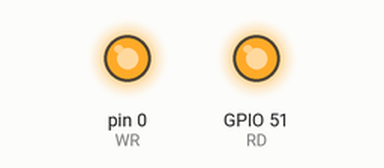
Bench run of a program on a simulated MicroPython board. On the bench: output pins drawn as LEDs (lit = HIGH). Pins used as bus, display or sensor lines are not drawn. At 5.0 s the program stops and its outputs stay as they are.

Above: at 0.1 s.
Timing chart, 0 to 1.6 s (numbered marks = the images above):
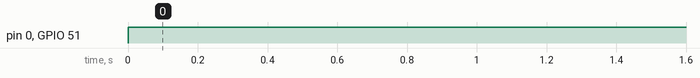

Measured:
- by itself, pin 0 (WR), GPIO 51 (RD): LOW → HIGH at 0.00 s

The program:

GDC03849.py
```python
# -*- coding:UTF-8 -*-

u'''
******************************************************************************
* 文  件：GDC03849.py
* 概  述：ht1621x芯片驱动GDC03849段式液晶的程序,显示范围-99.99-999.99
* 版  本：V0.10
* 作  者：Robin Chen
* 日  期：2018年5月9日
* 历  史： 日期             编辑           版本         记录
          2018年5月9日    Robin Chen    V0.10       创建文件
******************************************************************************'''

from PYBNano.DisplayModule.LCD.HT1621B.ht1621x import *

# 16进制湿度字库(0~9,包含湿度文字、 小数点及湿度单位显示)
NUMCODE_RH_HEX = ((0x0D,0x0F),\
                    (0x08,0x06),\
                    (0x0B,0x0D),\
                    (0x0A,0x0F),\
                    (0x0E,0x06),\
                    (0x0E,0x0B),\
                    (0x0F,0x0B),\
                    (0x08,0x0E),\
                    (0x0F,0x0F),\
                    (0x0E,0x0F))


# 16进制温度字库(0~9,包含温度文字、 小数点及温度单位显示)
NUMCODE_TEMP_HEX = ((0x0F,0x0D),\
                  (0x06,0x08),\
                  (0x0B,0x0E),\
                  (0x0F,0x0A),\
                  (0x06,0x0B),\
                  (0x0D,0x0B),\
                  (0x0D,0x0F),\
                  (0x07,0x08),\
                  (0x0F,0x0F),\
                  (0x0F,0x0B))


u'''*************************************************************************
* 功   能：显示温度值
* 说   明：将进制制浮点数温度值以两位小数的形式显示出来
* 输入参数：
          data: 测量到的温度值 | flot | de | 000.00~999.99 | eg. 24.543
* 输出参数：None
* 返 回 值：True
**************************************************************************'''
def viewTemp(data):
    val = ()
    stda= ('00000' + str(int(data*100)))[-5::]
    stda=list(stda)[::-1]
    for i in stda:
        val=val + NUMCODE_TEMP_HEX[int(i)]
    HT1621xWrAllData(0x0A, val)
    return True


u'''*************************************************************************
* 功   能：显示湿度值
* 说   明：将进制制浮点数湿度值以两位小数的形式显示出来
* 输入参数：
          data: 测量到的湿度值 | flot | de | 000.00~999.99 | eg. 24.543
* 输出参数：None
* 返 回 值：True
**************************************************************************'''
def viewRH(data):
    val=()
    stda= ('00000' + str(int(data*100)))[-5::]
    for i in stda:
        val=val + NUMCODE_RH_HEX[int(i)]
    HT1621xWrAllData(0x00, val)
    return True


u'''*************************************************************************
* 功   能：显示所有显示字段
* 说   明：
* 输入参数：NONE
* 输出参数：None
* 返 回 值：True
**************************************************************************'''
def LCDALLSHOW():
    ALLSHOW(0x00,20)
    return True


u'''*************************************************************************
* 功   能：清除屏幕全部显示
* 说   明：
* 输入参数：None
* 输出参数：None
* 返 回 值：True
**************************************************************************'''
def LCDALLCLEAR():
    ALLCLEAR(0x00,20)
    return True


u'''*************************************************************************
* 功   能：清除屏幕温度区域显示
* 说   明：
* 输入参数：None
* 输出参数：None
* 返 回 值：True
**************************************************************************'''
def TEMPCLEAR():
    ALLCLEAR(0x0A,10)
    return True

u'''*************************************************************************
* 功   能：清除屏幕湿度区显示
* 说   明：
* 输入参数：None
* 输出参数：None
* 返 回 值：True
**************************************************************************'''
def RHCLEAR():
    ALLCLEAR(0x00, 10)
    return True


#初始化LCD
lcdinit()
LCDALLSHOW()
sleep(1)
LCDALLCLEAR()
```

ht1621x.py
```python
# -*- coding:UTF-8 -*-

u'''
******************************************************************************
* 文  件：ht1621x.py
* 概  述：ht1621x芯片驱动文件
* 版  本：V0.11
* 作  者：Robin Chen
* 日  期：2018年5月9日
* 历  史： 日期             编辑           版本         记录
          2018年5月9日    Robin Chen    V0.10       创建文件
          2018年5月11日   Robin Chen    V0.11       将所有命令以二进制字符串的形式列了出来
******************************************************************************'''

from machine import Pin
from time import sleep_ms,sleep_us,sleep


# 引脚定义,启动上拉电阻
CS = Pin("A0",Pin.OUT,Pin.PULL_UP)      # 低电平有效
RD = Pin("A1",Pin.OUT,Pin.PULL_UP)      # 低电平有效
WR = Pin("B0",Pin.OUT,Pin.PULL_UP)      # 低电平有效
DATA = Pin("B1",Pin.OUT,Pin.PULL_UP)    # 高低电平均有效


# 命令清单
# -------------------------
# 功能符号(标志字)
FLAG_CMD        = '100'  # 命令
FLAG_READ       = '110'  # 只读RAM
FLAG_WRITE      = '101'  # 只写RAM
FLAG_MODIFY     = '101'  # 读和写RAM(即修改RAM)READ-MODIFY-WRITE

# 液晶控制
CMD_LCDON       = '000000110'  # 打开LCD偏压发生器
CMD_LCDOFF      = '000000100'  # 关闭LCD偏压发生器   （上电时默认设置）

#系统控制
CMD_SYSEN       = '000000010'  # 打开系统振荡器
CMD_SYSDIS      = '000000000'  # 关半系统振荡器和LCD偏压发生器 （上电时默认设置）

#Bias与COM设置，即偏置电压与COM端,当前参数根据液晶的资料文件进行选择，比如1/4DUTY,1/3BIAL，则选择"B3C4"
# 1/2偏压设置
CMD_B2C2        = '001000000'	 # 2COM,1/2 bias
CMD_B2C3        = '001001000'	 # 3COM,1/2 bias
CMD_B2C4        = '001010000'	 # 4COM,1/2 bias

# 1/3偏压设置
CMD_B3C2        = '001000010'	 # 2COM,1/3 bias
CMD_B3C3        = '001001010'	 # 3COM,1/3 bias
CMD_B3C4        = '001010010'	 # 4COM,1/3 bias

# 时钟设置
CMD_RC256K      = '000110000'  # 系统时钟源，片内RC振荡器   （上电时默认设置）
CMD_EXT256K     = '000111000'  # 系统时钟源，外部时钟
CMD_XTAL32K     = '000101000'  # 系统时钟源（晶振）

# 时基设置
CMD_TIMER_EN    = '000001100'  # 时基输出使能
CMD_TIMER_DIS   = '000001000'  # 时基输出失效
CMD_CLR_TIMER   = '000011000'  # 时基发生器清零

# WDT设置
CMD_WDT_DIS     = '000001010'  # WDT溢出标志输出失效，禁用看门狗
CMD_WDT_EN      = '000001110'  # WDT溢出标志输出有效，启用看门狗
CMD_CLR_WDT     = '000011100'  # 清除WDT状态

# 声音输出设置
CMD_TONE2K      = '011000000'  # 设置声音频率输出为2KHz
CMD_TONE4K      = '010000000'  # 设置声音频率输出为4KHz
CMD_TONEON      = '000010010'   # 打开声音输出
CMD_TONEOFF     = '000010000'   # 关闭声音输出   （上电时默认设置）

# 时基/WDT输出设置
CMD_F1          = '101000000'  # 时基/WDT时钟输出:1Hz | WDT超时标志后: 4s
CMD_F2          = '101000010'  # 时基/WDT时钟输出:2Hz | WDT超时标志后: 2s
CMD_F4          = '101000100'  # 时基/WDT时钟输出:4Hz | WDT超时标志后: 1s
CMD_F8          = '101000110'  # 时基/WDT时钟输出:8Hz | WDT超时标志后: 1/2s
CMD_F16         = '101001000'  # 时基/WDT时钟输出:16Hz | WDT超时标志后: 1/4s
CMD_F32         = '101001010'  # 时基/WDT时钟输出:32Hz | WDT超时标志后: 1/8s
CMD_F64         = '101001100'  # 时基/WDT时钟输出:64Hz | WDT超时标志后: 1/16s
CMD_F128        = '101001110'  # 时基/WDT时钟输出:128Hz | WDT超时标志后: 1/32s   （上电时默认设置）

# IRQ设置
CMD_IRQ_DIS     = '100000000'  # 使IRQ输出失效   （上电时默认设置）
CMD_IRQ_EN      = '100010000'  # 使IRQ输出有效

# 工作模式设置
CMD_TEST        = '111000000'  # 测试模式
CMD_NORMAL      = '111000110'  # 普通模式   （上电时默认设置）

#默认设置清单
u'''----------------------------------------
|  CMD_LCDOFF   |  LCD偏压发生器关闭       |
|  CMD_SYSDIS   |  系统振荡器关闭          |
|  CMD_RC256K   |  使能RC振荡器           |
|  CMD_TONEOFF  |  声音通道关闭            |
|  CMD_F128     |  时基/WDT时钟输出为128Hz |
|  CMD_IRQ_DIS  |  IRQ输出关闭            |
|  CMD_NORMAL   |  系统设置为默认工作模式    |
-----------------------------------------'''
# -------------- 结束 -----------------


u'''
*************************************************************************
* 功   能：发送数据
* 说   明：将数据转化时序波形
* 输入参数：
          da: 需要写入的数据
* 输出参数：None
* 返 回 值：
          True
**************************************************************************'''
def _wrData(da):
    for i in da:
        WR.off()
        DATA.value(int(i))
        sleep_us(4)
        WR.on()
        sleep_us(4)
    return True


u'''
*************************************************************************
* 功   能：写命令
* 说   明：
* 输入参数：
          cmd: str |
* 输出参数：None
* 返 回 值：True
**************************************************************************'''
def HT1621xWrCmd(cmd):
    CS.off()
    sleep_us(4)
    _wrData(FLAG_CMD)
    _wrData(cmd)
    CS.on()
    sleep_us(4)
    return True


u'''
*************************************************************************
* 功   能：指定地址写单个数据
* 说   明：
* 输入参数：
          addr: 数据地址 | str | hex | 0x00~0x1F | eg. 0x00
          data: 数据列表 | list| hex | 0x00~0x0F | eg: 0x00
* 输出参数：None
* 返 回 值：
**************************************************************************'''
def HT1621xWrOneData(addr,data):
    ad = bin(addr^(1<<6))[3:]   # 将16进制值转化为6位二进制字符串
    da = bin(data^(1<<4))[3:]   # 将16进制值转化为4位二进制字符串
    CS.off()
    sleep_us(4)
    _wrData(FLAG_WRITE)
    _wrData(ad)
    _wrData(da)
    CS.on()
    sleep_us(4)
    return True


u'''
*************************************************************************
* 功   能：指定地址连续写多个数据
* 说   明：
* 输入参数：
          addr: 数据起始地址 | str | hex | 0x00~0x1F | eg. 0x00
          data: 数据列表    | list| hex | 0x00~0x0F | eg: [0x00,0x0F,0x0A]
* 输出参数：None
* 返 回 值：True
**************************************************************************'''
def HT1621xWrAllData(addr,data):
    ad = bin(addr^(1<<6))[3:]   # 将16进制值转化为6位二进制字符串
    CS.off()
    sleep_us(4)
    _wrData(FLAG_WRITE)         # 写命令
    _wrData(ad)                 # 写地址
    for da in data:
        dat = bin(da ^ (1 << 4))[3:]   # 将16进制值转化为4位二进制字符串
        _wrData(dat)            # 写数据
    CS.on()
    sleep_us(4)
    return True


u'''*************************************************************************
* 功   能：显示所有显示字段
* 说   明：
* 输入参数：
          nbit: 数据起始地址 | str | hex | 0x00~0x1F | eg. 0x00
          data: 数据列表    | list| hex | 0x00~0x0F | eg: 0x00
* 输出参数：None
* 返 回 值：True
**************************************************************************'''
def ALLSHOW(addr,nbit):
    data = []
    for i in range(nbit):
        data.append(0x0F)
    HT1621xWrAllData(addr,data)
    return True


u'''*************************************************************************
* 功   能：清除屏幕全部显示
* 说   明：
* 输入参数：
          addr: 数据起始地址 | str | hex | 0x00~0x1F | eg. 0x00
          data: 数据列表    | list| hex | 0x00~0x0F | eg: 0x00
* 输出参数：None
* 返 回 值：True
**************************************************************************'''
def ALLCLEAR(addr,nbit):
    data = []
    for i in range(nbit):
        data.append(0x00)
    HT1621xWrAllData(addr,data)
    return True

u'''
*************************************************************************
* 功   能：液晶初建化
* 说   明：根据当前配置，打开或关闭一些功能
* 输入参数：None
* 输出参数：None
* 返 回 值：
**************************************************************************'''
def lcdinit():
    CS.on()
    WR.on()
    RD.on()
    DATA.on()
    sleep(3)
    HT1621xWrCmd(CMD_B3C4)
    HT1621xWrCmd(CMD_RC256K)
    HT1621xWrCmd(CMD_SYSDIS)
    HT1621xWrCmd(CMD_WDT_DIS)
    HT1621xWrCmd(CMD_TONE4K)
    HT1621xWrCmd(CMD_SYSEN)
    HT1621xWrCmd(CMD_NORMAL)
    HT1621xWrCmd(CMD_TONEON)
    sleep(1)
    HT1621xWrCmd(CMD_TONEOFF)
    HT1621xWrCmd(CMD_LCDON)
    return True
```
